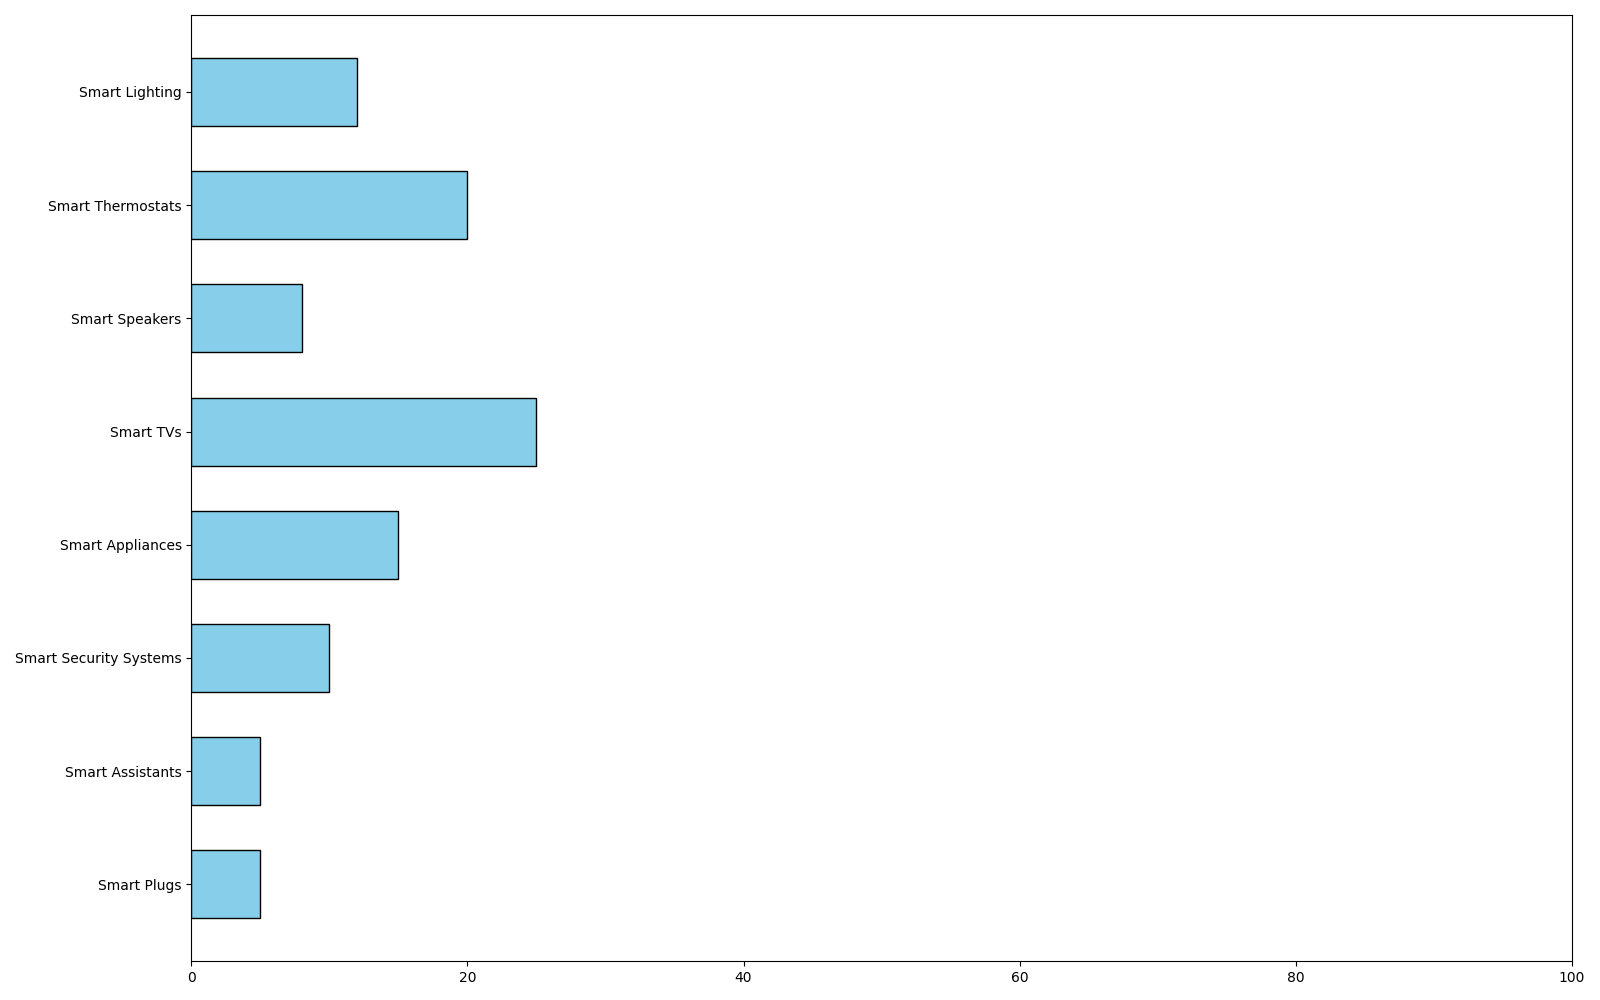

Source code (Python):
import matplotlib.pyplot as plt

device_categories = [
    'Smart Lighting',
    'Smart Thermostats',
    'Smart Speakers',
    'Smart TVs',
    'Smart Appliances',
    'Smart Security Systems',
    'Smart Assistants',
    'Smart Plugs'
]

energy_consumption_percentages = [12, 20, 8, 25, 15, 10, 5, 5]

single_color = 'skyblue'

fig, ax = plt.subplots(figsize=(16, 10))
bars = ax.barh(device_categories, energy_consumption_percentages, color=single_color, edgecolor='black', height=0.6)

ax.set_xlim(0, 100)
ax.invert_yaxis()

plt.tight_layout()
plt.show()
